Frame 1 (no input): blank canvas, image omitted
Frame 60 (the mouse pressed at the canvas centre just before this capture): blank canvas, image omitted
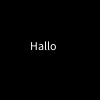
Frame 120 (the mouse held since frame 60 and released just before this capture)

The Processing sketch whose frames 1 and 60 were blank and that drew this single picture after the mouse press (run headless with seeded random() and noise(); from frame 60 on, the mouse is pressed at the canvas centre):

// Processing sketch: c_2_2
// ── c_2_2.pde
void setup(){
  size(100,100);
}
void draw(){
  background(0);
  text("Hallo",mouseX-20,mouseY);
}
